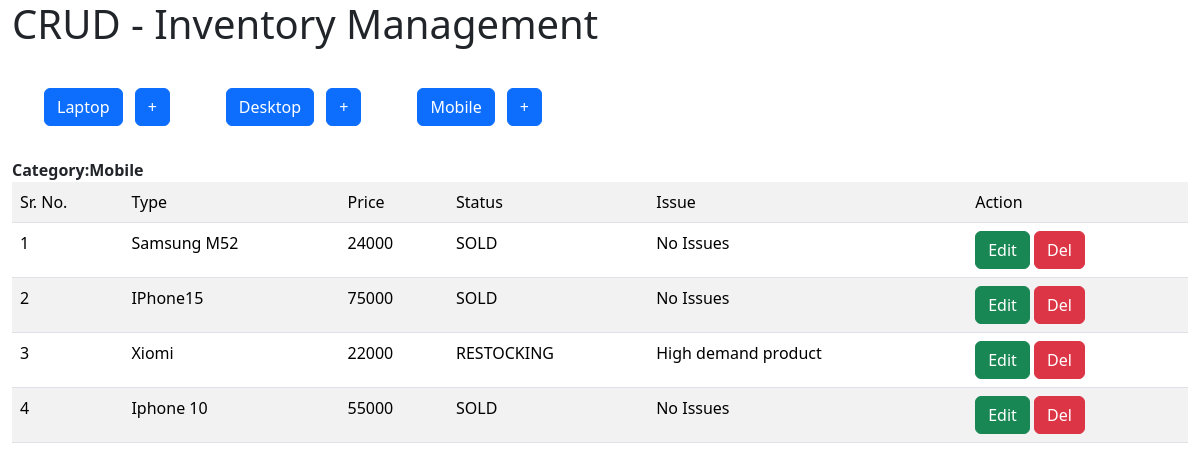
The page /inventory/display_mobiles on the database its author committed.
### Inventory/models.py (models this page shows, shortened)
class Device(models.Model):
    type = models.CharField(max_length=200, blank=False)
    price = models.IntegerField()
    choices = (
        ('AVAILABLE','Ready to Purchase'),
        ('SOLD','Item Sold'),
        ('RESTOCKING','Restocking in few days')
    )
    status = models.CharField(max_length=20, choices=choices, default="SOLD" )
    issues = models.CharField(max_length=100,default="No Issues")
    class Meta:
        abstract = True

class Mobile(Device):
    pass

### Inventory/views.py (the view)
# urls.py: path('display_mobiles',views.display_mobiles,name="display_mobiles"),
def display_mobiles(request):
    items = Mobile.objects.all()
    return render(request, 'index.html', context={'items':items, 'title':'Mobile'})

### Inventory/templates/index.html
{% extends "base.html" %}
{% block start %}
<div class="container-fluid">
  <div class="row">
    <div class="col">
      <h1>CRUD - Inventory Management </h1>
    </div>
  </div>
  <div class="row">
    <div class="col">
        <div class="float-start m-4">
            <a href="{% url 'display_laptops' %}" class="btn btn-primary m-2">Laptop</a>
            <a href="{% url 'add_laptop' %}" class="btn btn-primary">+</a>
        </div>
        <div class="float-start m-4">
            <a href="{% url 'display_desktops' %}" class="btn btn-primary m-2">Desktop</a>
            <a href="{% url 'add_desktop' %}" class="btn btn-primary">+</a>
        </div>
        <div class="float-start m-4">
            <a href="{% url 'display_mobiles' %}" class="btn btn-primary m-2">Mobile</a>
            <a href="{% url 'add_mobile' %}" class="btn btn-primary">+</a>
        </div>
    </div>
  </div>
  <div class="row">
    <div class="col">
      <strong>Category:{{title}}</strong>
      <table class="table table-striped table-hover">
        <tr>
          <td>Sr. No.</td>
          <td>Type</td>
          <td>Price</td>
          <td>Status</td>
          <td>Issue</td>
          <td>Action</td>
        </tr>
        {% for item in items %}
        <tr>
          <td>{{item.pk}}</td>
          <td>{{item.type}}</td>
          <td>{{item.price}}</td>
          <td>{{item.status}}</td>
          <td>{{item.issues}}</td>
          <td>
            {% if title == 'Laptop' %}
            <a href="{% url 'edit_laptop' item.id %}" class="btn btn-success">Edit</a>
            <a href="{% url 'delete_laptop' item.id %}" class="btn btn-danger">Del</a>
            {% elif title == 'Desktop' %}
             <a href="{% url 'edit_desktop' item.pk %}" class="btn btn-success">Edit</a>
            <a href="#" class="btn btn-danger">Del</a>
            {% else %}
            <a href="{% url 'edit_mobile' item.pk %}" class="btn btn-success">Edit</a>
            <a href="#" class="btn btn-danger">Del</a>
            {% endif %}
          </td>
        </tr>
        {% endfor %}
      </table>
    </div>
  </div>
</div>
{% endblock %}

### rows shown on the page
Mobile: pk "1", type "Samsung M52", price "24000", status "SOLD", issues "No Issues"
Mobile: pk "2", type "IPhone15", price "75000", status "SOLD", issues "No Issues"
Mobile: pk "3", type "Xiomi", price "22000", status "RESTOCKING", issues "High demand product"
Mobile: pk "4", type "Iphone 10", price "55000", status "SOLD", issues "No Issues"

### other values the page prints
{{ title }} "Mobile"
